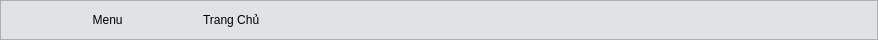
     <widget class="QFrame" name="fr_topMenu">
      <property name="maximumSize">
       <size>
        <width>16777215</width>
        <height>40</height>
       </size>
      </property>
      <property name="styleSheet">
       <string notr="true">background-color: #dfe3e6;</string>
      </property>
      <property name="frameShape">
       <enum>QFrame::StyledPanel</enum>
      </property>
      <property name="frameShadow">
       <enum>QFrame::Raised</enum>
      </property>
      <layout class="QHBoxLayout" name="horizontalLayout_2">
       <property name="spacing">
        <number>2</number>
       </property>
       <property name="leftMargin">
        <number>0</number>
       </property>
       <property name="topMargin">
        <number>0</number>
       </property>
       <property name="rightMargin">
        <number>0</number>
       </property>
       <property name="bottomMargin">
        <number>0</number>
       </property>
       <item>
        <widget class="QPushButton" name="bt_Menu">
         <property name="minimumSize">
          <size>
           <width>200</width>
           <height>35</height>
          </size>
         </property>
         <property name="maximumSize">
          <size>
           <width>200</width>
           <height>35</height>
          </size>
         </property>
         <property name="styleSheet">
          <string notr="true">QPushButton{
background-color:#dfe3e6;
font: 87 12pt &quot;Arial Black&quot;;
border-radius:0px;
}

QPushButton:hover{
background-color: white;
font: 87 12pt &quot;Arial Black&quot;;
}

QPushButton:pressed{
background-color: #b3b3b3;
font: 87 12pt &quot;Arial Black&quot;;
}</string>
         </property>
         <property name="text">
          <string>    Menu</string>
         </property>
         <property name="icon">
          <iconset>
           <normaloff>icon/barra-de-menus.png</normaloff>icon/barra-de-menus.png</iconset>
         </property>
         <property name="iconSize">
          <size>
           <width>24</width>
           <height>24</height>
          </size>
         </property>
        </widget>
       </item>
       <item>
        <widget class="QLabel" name="label_Page">
         <property name="text">
          <string>Trang Chủ</string>
         </property>
        </widget>
       </item>
       <item>
        <spacer name="horizontalSpacer">
         <property name="orientation">
          <enum>Qt::Horizontal</enum>
         </property>
         <property name="sizeHint" stdset="0">
          <size>
           <width>481</width>
           <height>20</height>
          </size>
         </property>
        </spacer>
       </item>
       <item>
        <widget class="QPushButton" name="bt_mini">
         <property name="styleSheet">
          <string notr="true">QPushButton{
border:0px;
}
QPushButton:hover{
border:5px solid #0008ff;
background-color:white;
}</string>
         </property>
         <property name="text">
          <string/>
         </property>
         <property name="icon">
          <iconset>
           <normaloff>icon/minimizar.png</normaloff>icon/minimizar.png</iconset>
         </property>
         <property name="iconSize">
          <size>
           <width>32</width>
           <height>32</height>
          </size>
         </property>
        </widget>
       </item>
       <item>
        <widget class="QPushButton" name="bt_smallSize">
         <property name="styleSheet">
          <string notr="true">QPushButton{
border:0px;
}
QPushButton:hover{
border:5px solid #0008ff;
background-color:white;
}</string>
         </property>
         <property name="text">
          <string/>
         </property>
         <property name="icon">
          <iconset>
           <normaloff>icon/restaurar.png</normaloff>icon/restaurar.png</iconset>
         </property>
         <property name="iconSize">
          <size>
           <width>32</width>
           <height>32</height>
          </size>
         </property>
        </widget>
       </item>
       <item>
        <widget class="QPushButton" name="bt_expand">
         <property name="styleSheet">
          <string notr="true">QPushButton{
border:0px;
}
QPushButton:hover{
border:5px solid #0008ff;
background-color:white;
}</string>
         </property>
         <property name="text">
          <string/>
         </property>
         <property name="icon">
          <iconset>
           <normaloff>icon/max.png</normaloff>icon/max.png</iconset>
         </property>
         <property name="iconSize">
          <size>
           <width>32</width>
           <height>32</height>
          </size>
         </property>
        </widget>
       </item>
       <item>
        <widget class="QPushButton" name="bt_close">
         <property name="styleSheet">
          <string notr="true">QPushButton{
border:0px;
}
QPushButton:hover{
border:5px solid #0008ff;
background-color:white;
}</string>
         </property>
         <property name="text">
          <string/>
         </property>
         <property name="icon">
          <iconset>
           <normaloff>icon/cerrar.png</normaloff>icon/cerrar.png</iconset>
         </property>
         <property name="iconSize">
          <size>
           <width>32</width>
           <height>32</height>
          </size>
         </property>
        </widget>
       </item>
      </layout>
     </widget>
